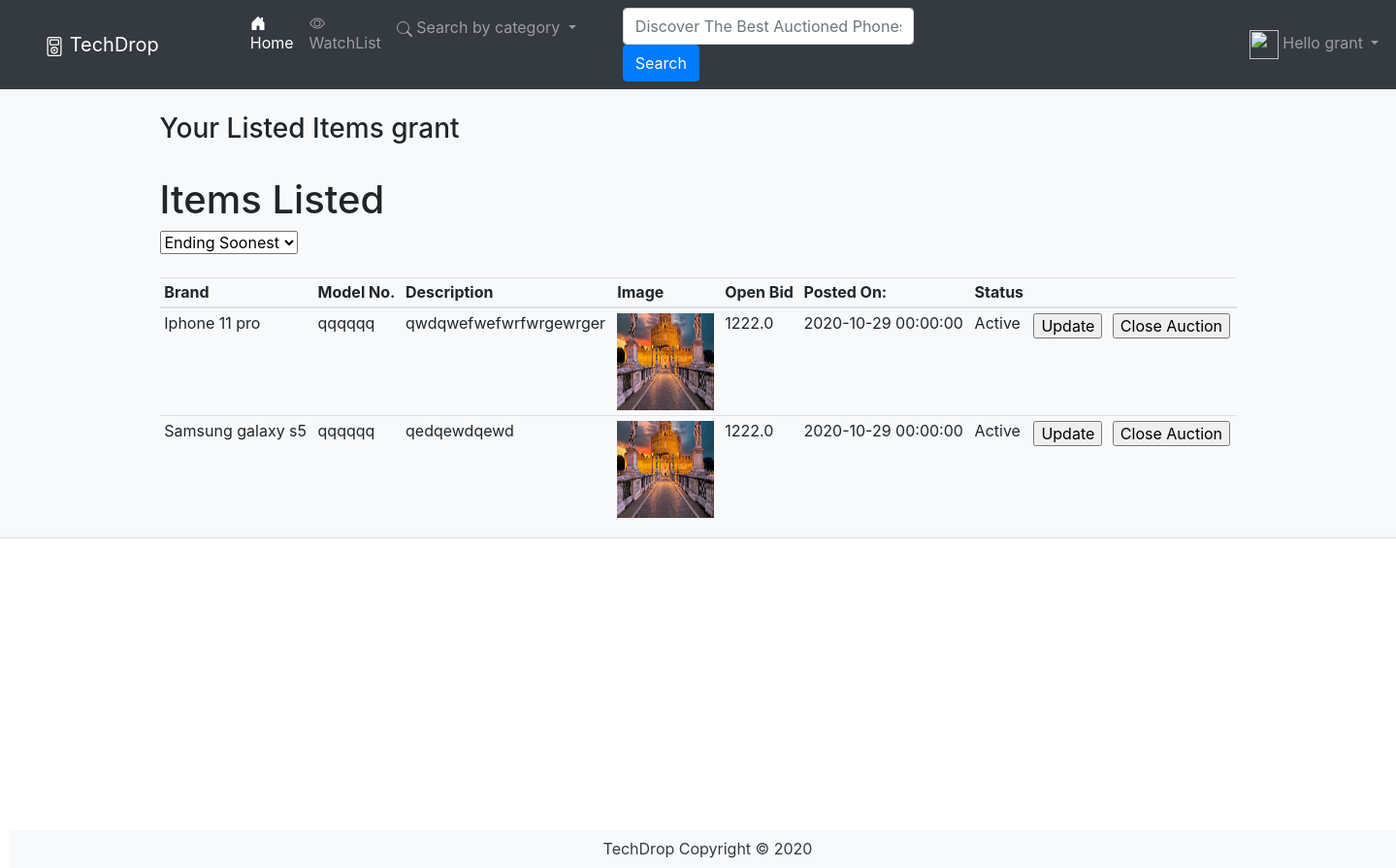
The page /auctions/listed/1 (signed in) on the database as committed earlier.
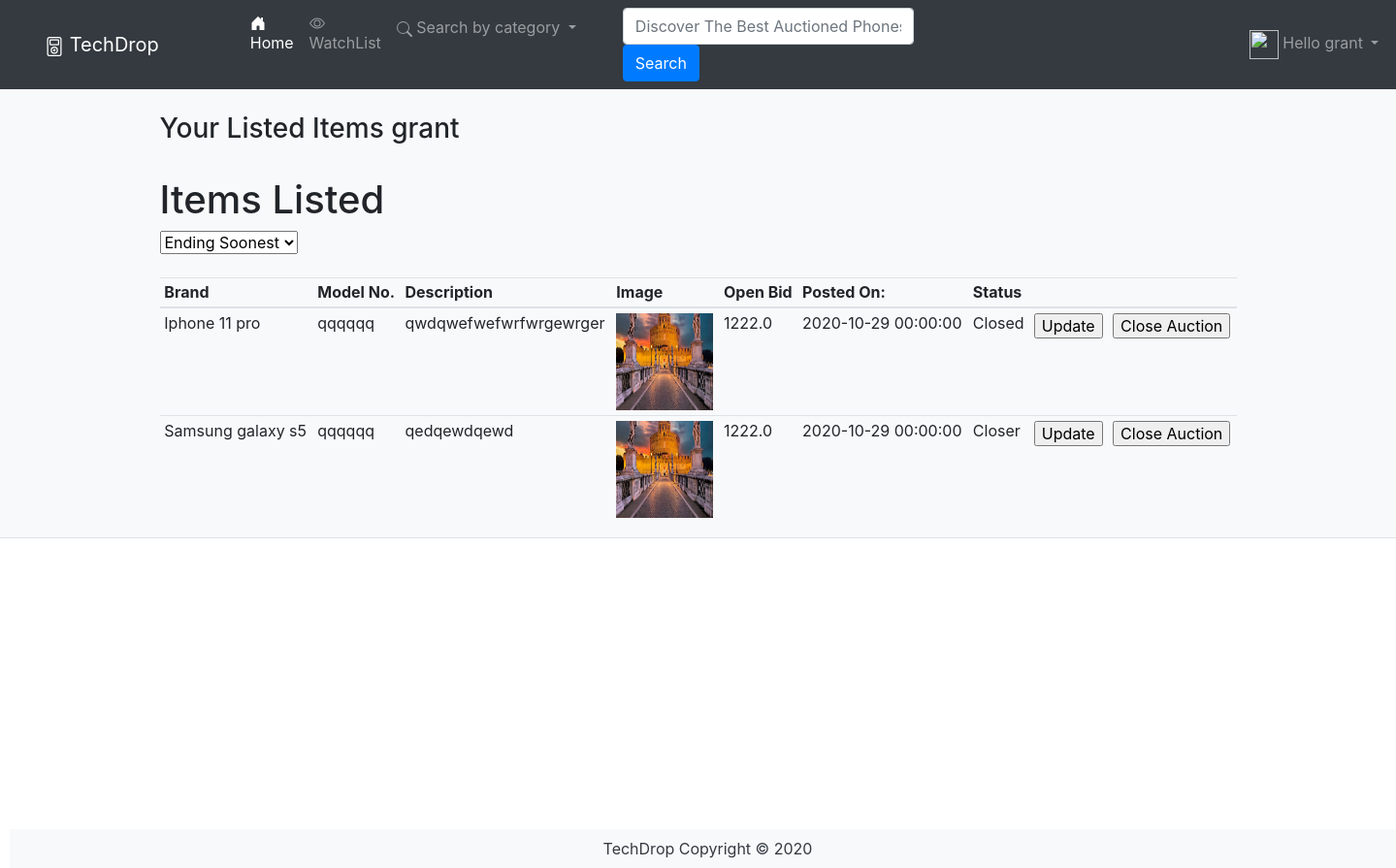
The same page on the database as committed later.
### PhoneApp/models.py (models this page shows, shortened)
class User(db.Model, UserMixin):
    __tablename__ = 'users'
    id = db.Column(db.Integer, primary_key=True)
    name = db.Column(db.String(100), index=True, unique=True, nullable=False)
    emailid = db.Column(db.String(100), index=True, nullable=False)
    password_hash = db.Column(db.String(255), nullable=False)
    auctions = db.relationship('Auctions', backref='user')
    reviews = db.relationship('Review', backref='user')
    bids = db.relationship('Bid', backref='user')
    watchlists = db.relationship('Watchlist', backref='user')

class Auctions(db.Model):
    __tablename__ = 'auctions'
    id = db.Column(db.Integer, primary_key=True)
    title = db.Column(db.String(80), nullable=False)
    model = db.Column(db.String(80), nullable=False)
    description = db.Column(db.String(200))
    image = db.Column(db.String(400))
    open_bid = db.Column(db.Float(), nullable=False)
    start = db.Column(db.DateTime, default=datetime.now())
    end = db.Column(db.DateTime)
    status = db.Column(db.String(80), default='Active')
    user_id = db.Column(db.Integer, db.ForeignKey('users.id'))
    brand_id = db.Column(db.Integer, db.ForeignKey('brands.id'))
    condition_id = db.Column(db.Integer, db.ForeignKey('condition.id'))
    reviews = db.relationship('Review', backref='auction')
    bids = db.relationship('Bid', backref='auction')
    watchlists = db.relationship('Watchlist', backref='auction')

### PhoneApp/auctions.py (the view)
@bp.route('/listed/<id>', methods=['GET'])
@login_required
def listed(id):
    auction_item = AuctionsForm()
    user = User.query.filter_by(id=id).first()
    auction = Auctions.query.filter_by(user_id=id).all()
    if user != current_user:
        return redirect(url_for('main.index', id=id))
    return render_template('auctions/listed.html', user=user)

### PhoneApp/forms.py (shortened to what this page needs)
class AuctionsForm(FlaskForm):
    title = StringField('Title', validators=[
        InputRequired('Title is required')])
    brand = QuerySelectField(
        query_factory=brand_query, allow_blank=False, get_label='brand')
    model = StringField('Model', validators=[
                        InputRequired('Model is required')])
    condition = QuerySelectField(
        query_factory=condition_query, allow_blank=False, get_label='condition')
    description = StringField('Description', validators=[InputRequired('Description is required'),
                                                         Length(min=10, max=300, message='Description is too short or too long')])
    image = FileField('Mobile Images', validators=[
        FileRequired(message='Please add an image'),
        FileAllowed(ALLOWED_FILE, message="Only supports valid filetypes")])
    open_bid = FloatField('Opening Bid', [validators.NumberRange(min=100)])
    start = DateField('Start Date', id='datepick')
    end = DateField('End Date', id='datepick')
    submit = SubmitField('Create')

### PhoneApp/templates/Auctions/listed.html (shortened to what this page needs)
{% extends 'base.html'%}
{% block header %}
<div class="container">
  <table class="table table-sm">
    <span class="col">
      <h3 class="headp3">Your Listed Items {{user.name}}</h3>
    </span>
    <h1>Items Listed</h1>
    <span id="sortBy">
      <select>
        <option>Ending Soonest</option>
      </select>
      <br></br>
    </span>
    <thead>
      <th>Brand</th>
      <th>Model No.</th>
      <th>Description</th>
      <th>Image</th>
      <th>Open Bid</th>
      <th>Posted On:</th>
      <th>Status</th>
      <th></th>
      <th></th>
    </thead>
    <tbody>
      <tr>
        {% for auction in user.auctions %}
        <td>{{auction.title}}</td>
        <td>{{auction.model}}</td>
        <td>{{auction.description}}</td>
        <td><img src={{auction.image}} alt="" border=3 height=100 width=100></img></td>
        <td>{{auction.open_bid}}</td>
        <td>{{auction.start}}</td>
        <td>{{auction.status}}</td>
        <td>
          <input type="submit" value="Update" />
        </td>
        <td>
          <form action="{{url_for('auction.delete_component', id=auction.id)}}" method="POST">
            <input type="submit" value="Close Auction" />
        </td>
      </tr>
      {% endfor %}
  </table>
</div>
{% endblock %}

### PhoneApp/templates/base.html (shortened to what this page needs)
<html>
<head>
  <link rel="stylesheet" href="https://stackpath.bootstrapcdn.com/bootstrap/4.3.1/css/bootstrap.min.css"
>
</head>
<body>
  <header class="bg-light border-bottom">
    <nav class="navbar sticky-top navbar-expand-lg navbar-dark bg-dark">
      <a class="navbar-brand" href="/">
        TechDrop
      </a>
      <div class="navbar-buttons">
        <div class="collapse navbar-collapse" id="navbarNavDropdown">
          <ul class="navbar-nav">
            <li class="nav-item active">
              <a class="nav-link" href="/">  Home <span class="sr-only">(current)</span></a>
            </li>
            <li class="nav-item">
              <a class="nav-link"
              {% if current_user.is_authenticated %}
              href="{{url_for('watchlist.watchlist',id=current_user.id)}}"
              {% else %}
              href="{{url_for('watchlist.watchlist',id=1)}}"
              {% endif %}
              >
              WatchList</a>
            </li>
            <li class="nav-item dropdown">
              <a class="nav-link dropdown-toggle" href="#" id="navbarDropdownMenuLink" role="button"
                data-toggle="dropdown" aria-haspopup="true" aria-expanded="false">
                Search by category
              </a>
            </li>
            <form class="form-inline my-2 my-lg-0" id="searchbar" action="{{url_for('main.search')}}">
              <input class="form-control mr-sm-2" type="text" name="search"
                placeholder="Discover The Best Auctioned Phones" aria-label="Search" id="input">
              <button class="btn btn-primary my-2 my-sm-0" type="submit">Search</button>
            </form>
            <div class="collapse navbar-collapse" id="ProfileDropdown">
              <ul class="navbar-nav">
                <li class="nav-item dropdown">
                  {% if current_user.is_authenticated %}
                  <a class="nav-link dropdown-toggle" href="#" id="navbarDropdownMenuLink" role="button"
                    data-toggle="dropdown" aria-haspopup="true" aria-expanded="false">
                    <img class="img-fluid" height="10" width="30" src="https://www.flaticon.com/svg/static/icons/svg/1319/1319240.svg">
                    Hello {{current_user.name}}
                  </a>
                  {% endif %}
              </ul>
            </div>
        </div>
    </nav>
    {% block header%}
    {% endblock %}
  </header>
  <footer class="footer">
    <div class="text-center py-2 bg-light" style="position:relative; left: 10px; top:300px;">
      <span class="text-dark">TechDrop Copyright &copy; 2020</span>
    </div>
  </footer>
</body>
</html>

### PhoneApp/templates/base.html (style rules this page uses)
.navbar-buttons { margin-left: 70px; }
.navbar-brand { margin-left: 30px; }
#ProfileDropdown { margin-left: 330px; }
#searchbar { margin-left: 40px; }
#input { width: 300px; }

Rows that differ between the two databases and show on the page:
changed Auctions "Iphone 11 pro": status "Active" → "Closed"
changed Auctions "Samsung galaxy s5": status "Active" → "Closer"
